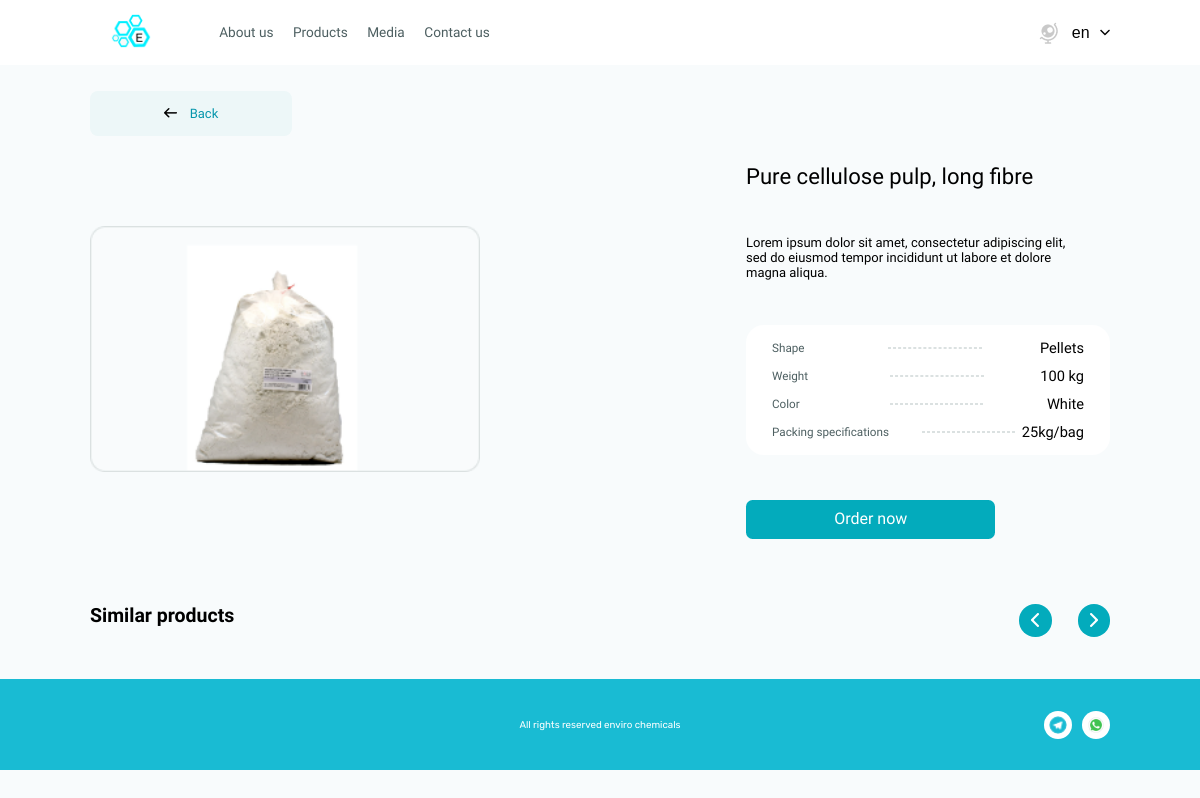
/en/buildingdata/8/8/, run on the app's committed database.
### main/models.py (models this page shows, shortened)
class ProductItems(models.Model):
    title = models.CharField(max_length=200)
    body = models.CharField(max_length=200)
    image = models.ImageField()
    shape = models.CharField(max_length=50)
    weight = models.CharField(max_length=50)
    color = models.CharField(max_length=50)
    packing_specifications = models.CharField(max_length=50)
    group_id = models.ForeignKey(Products, on_delete=models.CASCADE)
    class Meta:
        verbose_name = 'Product Item'
        verbose_name_plural = 'Product Items'

### main/views.py (the view)
# urls.py: path('buildingdata/<int:group_id>/<int:pk>/', buildingdata, name="buildingdata")
def buildingdata(request, group_id, pk):
    item = ProductItems.objects.get(id=pk)
    objs = ProductItems.objects.filter(~Q(id=pk), group_id = group_id)
    success = False
    if request.method == 'POST':
        form = AddOrders(request.POST)
        if form.is_valid():
            form.save()
            success = True
    return render(request, 'main/Assets/buildingData.html', {'item': item, 'objs':objs, 'success': success})

### main/templates/main/Assets/buildingData.html (shortened to what this page needs)
{% extends 'main/base.html' %}
{% load i18n %}
{% load static %}
{% block content %}
    <section
      class="building_datas flex justify_center flex_column align_center"
    >
      <div class="container back_btn_left">
        <button class="btn_light bbtn back_btn">
          <a href="javascript:history.back()"
            ><img src="{% static 'main/images/back.png' %}" alt="<" /> {% trans 'Back' %}</a
          >
        </button>
      </div>
      <div class="container align_center justify_center">
        <div class="materials_datas">
          <div class="material_data1 flex align_center justify_between">
            <div class="img_datas">
              <img src="{{item.image.url}}" alt="material" />
            </div>
            <div class="characters flex flex_column justify_between">
              <h1>{{item.title}}</h1>
              <p class="paragrapgh">
                {{item.body}}
              </p>
              <div class="characs">
                <div class="characs_conten flex justify_between align_center">
                  <p>Shape</p>
                  <div class="hr_item"></div>
                  <h3>{{item.shape}}</h3>
                </div>
                <div class="characs_conten flex justify_between align_center">
                  <p>Weight</p>
                  <div class="hr_item"></div>
                  <h3>{{item.weight}}</h3>
                </div>
                <div class="characs_conten flex justify_between align_center">
                  <p>Color</p>
                  <div class="hr_item"></div>
                  <h3>{{item.color}}</h3>
                </div>
                <div class="characs_conten flex justify_between align_center">
                  <p>Packing specifications</p>
                  <div class="hr_item"></div>
                  <h3>{{item.packing_specifications}}</h3>
                </div>
              </div>
              <button class="btn buildbtn" id="pricing">{% trans 'Order now' %}</button>
            </div>
          </div>
          <div class="material_data2_all">
            <div class="material_tit flex align_center justify_between">
              <h1>{% trans "Similar products"%}</h1>
            </div>
            <div class="material_data2 ">
              <div class="slider_btn">
                <button class="btn left_arr">
                  <img src="{% static 'main/images/icons/allow_right.png' %}" alt="<" />
                </button>
                <button class="btn right_arr">
                  <img src="{% static 'main/images/icons/allow_right.png' %}" alt=">" />
                </button>
              </div>
            </div>
            </div>
          </div>
        </div>
    </section>
{% endblock %}

### main/static/main/CSS/style.css (style rules this page uses)
* { margin: 0; padding: 0; box-sizing: border-box; }
html { scroll-behavior: smooth; }
body { font-family: "Heebo", sans-serif; background: #f8fbfc; width: 100%; }
.container { display: flex; width: 80%; }
.btn { background: #03abbc; border-radius: 0.5rem; border: none; font-family: "Heebo"; font-style: normal; font-weight: 500; font-size: 16px; line-height: 150%; color: #fff; transition: 0.5s ease; cursor: pointer; }
.flex { display: flex; }
.justify_center { justify-content: center; }
.justify_between { justify-content: space-between; }
.align_center { align-items: center; }
.flex_column { flex-direction: column; }
.left_arr, .right_arr { display: flex; justify-content: center; align-items: center; width: 2.5rem; height: 2.5rem; border-radius: 50%; }
.left_arr { margin-right: 2rem; }
.left_arr img { transform: rotate(180deg); }
.slider_btn, .slider_btn_banner { position: absolute; top: 0; right: 0; display: flex; justify-content: center; align-items: center; }
.btn_light { display: flex; justify-content: center; align-items: center; width: 100%; height: 45px; background: #edf7f8; border-radius: 8px; color: #0696ac; border: none; font-family: "Heebo"; font-style: normal; font-weight: 500; font-size: 1rem; line-height: 150%; transition: 0.5s ease; cursor: pointer; text-decoration: none; }
.building_materials .btn_light, .back_btn { width: 202px; height: 45px; margin-bottom: 2rem; }
.btn_light a { text-decoration: none; color: #0696ac; font-size: 1rem; }
.btn_light a img { margin-right: 0.75rem; }
.material_data2_all { position: relative; width: 100%; left: 0; }
.building_datas { margin: 2rem 0; }
.buildbtn { width: 19.1875rem; height: 3rem; }
.materials_datas { width: 100%; }
.characters { height: 29rem; }
.characters h1 { font-family: "Heebo"; font-style: normal; font-weight: 500; font-size: 2.375rem; line-height: 130%; color: #000000; }
.characs { display: flex; justify-content: space-between; flex-direction: column; width: 32.5rem; height: 12.8125rem; border-radius: 18px; background: #fff; padding: 1rem 2rem; }
.characs p { padding: 0 2rem 0 0; font-family: "Heebo"; font-style: normal; font-weight: 400; font-size: 1.125rem; line-height: 140%; color: #4d5f61; }
.hr_item { width: 30%; border: 1px dashed #dbe1e1; }
.paragrapgh { width: 30rem; }
.characs h3 { font-family: "Heebo"; font-style: normal; font-weight: 400; font-size: 1.125rem; line-height: 140%; color: #000000; }
.material_data2, .material_tit, .material_data1 { width: 100%; }
.material_tit { margin-top: 5rem; margin-bottom: 2rem; }
.img_datas img { width: 36.875rem; height: 29rem; }
@media (max-width: 1440px) { html { font-size: 13px; } }
@media (max-width: 1440px) { .container { width: 85%; } }
@media (max-width: 1440px) { .img_datas img { width: 30rem; height: auto; } }
@media (max-width: 1440px) { .characters h1 { font-size: 1.7rem; } }
@media (max-width: 1440px) { .characs { width: 28rem; height: 10rem; } }
@media (max-width: 1440px) { .characs p { font-size: 0.9rem; } }
@media (max-width: 1440px) { .paragrapgh { width: 25rem; } }

### data on the page
ProductItems: image (picture), title "Pure cellulose pulp, long fibre", body "Lorem ipsum dolor sit amet, consectetur adipiscing elit, sed do eiusmod tempor incididunt ut labore et dolore magna aliqua.", shape "Pellets", weight "100 kg", color "White", packing_specifications "25kg/bag"

### other printed values
{{ LANGUAGE_CODE }} "en"
